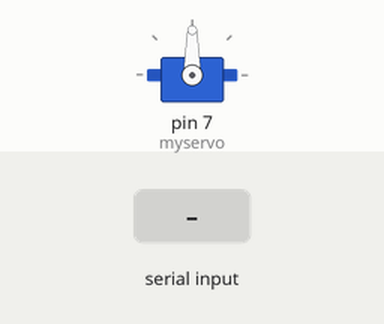
Recording of a sketch running on a simulated Arduino Uno, built with avr-gcc and run on an emulated ATmega328P. Shown: servo. Inputs (shaded band) come from the test bench. What the sketch prints to the serial monitor is not drawn.

Above: at 1.2 s.
1.3 s: "1500x" received over Serial
4.3 s: "1" received over Serial
Timing chart, 0 to 7.3 s (numbered marks = the images above; inputs shaded):
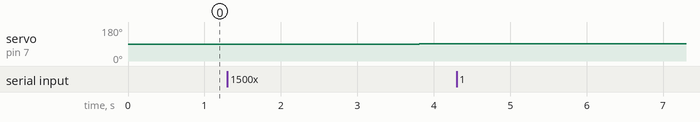

The sketch:

Arduino_Sketch_copy_20240512144111.ino
```cpp
#include <Servo.h>

Servo myservo;
int neutralPos = 1520;  // Neutral position in microseconds
String readString;      // String to hold incoming data

void setup() {
  myservo.attach(7, 400, 2600); // Attach servo to pin 7
  Serial.begin(9600);           // Start serial communication at 9600 baud rate
  Serial.println("Servo control initialized.");
  Serial.println("Awaiting commands.");
  Serial.println("Type '1500x' to perform a 45-degree rotation.");
}

void perform45DegreeTurn() {
  int pulseSpeed = 1500; // Speed setting for 45-degree rotation
  myservo.writeMicroseconds(pulseSpeed);
  delay(2500); // Time for 45-degree turn
  myservo.writeMicroseconds(neutralPos); // Stop the servo by resetting to neutral
  Serial.println("45-degree turn executed and stopped.");
  Serial.println("Ready"); // Send confirmation message to ESP32
}

void loop() {
  while (Serial.available()) {
    char c = Serial.read(); // Read incoming character
    readString += c;        // Append it to the readString
    delay(2);               // Allow time for next character to arrive in buffer
  }

  if (readString.length() > 0) {
    // Trim whitespace and control characters
    readString.trim();

    Serial.println("Received: " + readString); // Echo what was received

    if (readString == "1500x") {
      perform45DegreeTurn(); // Perform the 45-degree turn
    } else {
      Serial.println("Invalid command. Please type '1500x' to execute a 45-degree turn.");
    }
    readString = ""; // Clear the string for new input
  }
}
```

Measured:
- after the input at 1.3 s, servo on pin 7 (myservo): 90° → 92° after 2.5 s
- after the input at 4.3 s, every drawn part: stays the same
